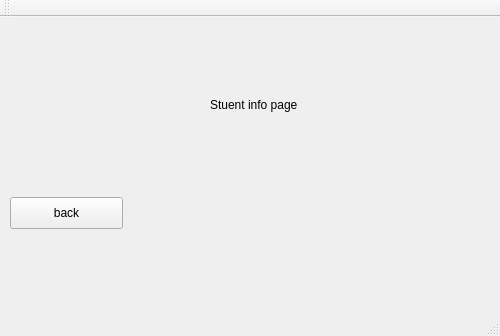
<?xml version="1.0" encoding="UTF-8"?>
<ui version="4.0">
 <class>loginWindow</class>
 <widget class="QMainWindow" name="loginWindow">
  <property name="geometry">
   <rect>
    <x>0</x>
    <y>0</y>
    <width>500</width>
    <height>336</height>
   </rect>
  </property>
  <property name="windowTitle">
   <string>loginWindow</string>
  </property>
  <widget class="QWidget" name="centralWidget">
   <widget class="QStackedWidget" name="stackedWidget">
    <property name="geometry">
     <rect>
      <x>0</x>
      <y>0</y>
      <width>491</width>
      <height>281</height>
     </rect>
    </property>
    <property name="currentIndex">
     <number>4</number>
    </property>
    <widget class="QWidget" name="page">
     <widget class="QPushButton" name="loginbutton">
      <property name="geometry">
       <rect>
        <x>200</x>
        <y>180</y>
        <width>113</width>
        <height>32</height>
       </rect>
      </property>
      <property name="text">
       <string>login</string>
      </property>
     </widget>
     <widget class="QLabel" name="usernamelabel">
      <property name="geometry">
       <rect>
        <x>190</x>
        <y>90</y>
        <width>71</width>
        <height>16</height>
       </rect>
      </property>
      <property name="text">
       <string>Username</string>
      </property>
     </widget>
     <widget class="QLabel" name="pwdlabel">
      <property name="geometry">
       <rect>
        <x>190</x>
        <y>130</y>
        <width>61</width>
        <height>16</height>
       </rect>
      </property>
      <property name="text">
       <string>Password</string>
      </property>
     </widget>
     <widget class="QLineEdit" name="usernameline">
      <property name="geometry">
       <rect>
        <x>270</x>
        <y>90</y>
        <width>113</width>
        <height>21</height>
       </rect>
      </property>
     </widget>
     <widget class="QLineEdit" name="pwdline">
      <property name="geometry">
       <rect>
        <x>270</x>
        <y>130</y>
        <width>113</width>
        <height>21</height>
       </rect>
      </property>
      <property name="echoMode">
       <enum>QLineEdit::Password</enum>
      </property>
     </widget>
     <widget class="QLabel" name="welcomeLabel">
      <property name="geometry">
       <rect>
        <x>150</x>
        <y>20</y>
        <width>201</width>
        <height>16</height>
       </rect>
      </property>
      <property name="text">
       <string>WELCOME TO THE LOGIN PAGE</string>
      </property>
     </widget>
     <widget class="QLabel" name="statusLabel">
      <property name="geometry">
       <rect>
        <x>40</x>
        <y>220</y>
        <width>191</width>
        <height>16</height>
       </rect>
      </property>
      <property name="text">
       <string>Status</string>
      </property>
     </widget>
    </widget>
    <widget class="QWidget" name="page1">
     <widget class="QGroupBox" name="groupBox">
      <property name="geometry">
       <rect>
        <x>250</x>
        <y>60</y>
        <width>211</width>
        <height>161</height>
       </rect>
      </property>
      <property name="title">
       <string>My Courses</string>
      </property>
      <widget class="QPushButton" name="course1button">
       <property name="geometry">
        <rect>
         <x>60</x>
         <y>20</y>
         <width>113</width>
         <height>32</height>
        </rect>
       </property>
       <property name="text">
        <string>course 1</string>
       </property>
      </widget>
      <widget class="QPushButton" name="course2button">
       <property name="geometry">
        <rect>
         <x>60</x>
         <y>50</y>
         <width>113</width>
         <height>32</height>
        </rect>
       </property>
       <property name="text">
        <string>course2</string>
       </property>
      </widget>
      <widget class="QPushButton" name="course3button">
       <property name="geometry">
        <rect>
         <x>60</x>
         <y>80</y>
         <width>113</width>
         <height>32</height>
        </rect>
       </property>
       <property name="text">
        <string>course3</string>
       </property>
      </widget>
     </widget>
     <widget class="QLabel" name="Studpagelabel">
      <property name="geometry">
       <rect>
        <x>210</x>
        <y>10</y>
        <width>71</width>
        <height>20</height>
       </rect>
      </property>
      <property name="text">
       <string>Welcome</string>
      </property>
     </widget>
     <widget class="QPushButton" name="logoutbutton">
      <property name="geometry">
       <rect>
        <x>400</x>
        <y>10</y>
        <width>61</width>
        <height>32</height>
       </rect>
      </property>
      <property name="text">
       <string>logout</string>
      </property>
     </widget>
     <widget class="QGroupBox" name="groupBox_3">
      <property name="geometry">
       <rect>
        <x>20</x>
        <y>60</y>
        <width>171</width>
        <height>161</height>
       </rect>
      </property>
      <property name="title">
       <string>Tools</string>
      </property>
      <widget class="QPushButton" name="infobutton">
       <property name="geometry">
        <rect>
         <x>10</x>
         <y>20</y>
         <width>113</width>
         <height>32</height>
        </rect>
       </property>
       <property name="text">
        <string>View my Info</string>
       </property>
      </widget>
      <widget class="QPushButton" name="GPAbutton">
       <property name="geometry">
        <rect>
         <x>10</x>
         <y>70</y>
         <width>113</width>
         <height>32</height>
        </rect>
       </property>
       <property name="text">
        <string>View GPA</string>
       </property>
      </widget>
      <widget class="QPushButton" name="Gradesbutton">
       <property name="geometry">
        <rect>
         <x>10</x>
         <y>120</y>
         <width>113</width>
         <height>32</height>
        </rect>
       </property>
       <property name="text">
        <string>View Grades</string>
       </property>
      </widget>
     </widget>
    </widget>
    <widget class="QWidget" name="page_2">
     <widget class="QLabel" name="label">
      <property name="geometry">
       <rect>
        <x>210</x>
        <y>80</y>
        <width>81</width>
        <height>16</height>
       </rect>
      </property>
      <property name="text">
       <string>Grade page</string>
      </property>
     </widget>
     <widget class="QPushButton" name="backbutton">
      <property name="geometry">
       <rect>
        <x>10</x>
        <y>180</y>
        <width>113</width>
        <height>32</height>
       </rect>
      </property>
      <property name="text">
       <string>back</string>
      </property>
     </widget>
    </widget>
    <widget class="QWidget" name="page3">
     <widget class="QLabel" name="label_2">
      <property name="geometry">
       <rect>
        <x>210</x>
        <y>80</y>
        <width>60</width>
        <height>16</height>
       </rect>
      </property>
      <property name="text">
       <string>GPA page</string>
      </property>
     </widget>
     <widget class="QPushButton" name="backbutton_2">
      <property name="geometry">
       <rect>
        <x>10</x>
        <y>180</y>
        <width>113</width>
        <height>32</height>
       </rect>
      </property>
      <property name="text">
       <string>back</string>
      </property>
     </widget>
    </widget>
    <widget class="QWidget" name="page_5">
     <widget class="QLabel" name="label_3">
      <property name="geometry">
       <rect>
        <x>210</x>
        <y>80</y>
        <width>111</width>
        <height>16</height>
       </rect>
      </property>
      <property name="text">
       <string>Stuent info page</string>
      </property>
     </widget>
     <widget class="QPushButton" name="backbutton_3">
      <property name="geometry">
       <rect>
        <x>10</x>
        <y>180</y>
        <width>113</width>
        <height>32</height>
       </rect>
      </property>
      <property name="text">
       <string>back</string>
      </property>
     </widget>
    </widget>
    <widget class="QWidget" name="page_3">
     <widget class="QLabel" name="label_4">
      <property name="geometry">
       <rect>
        <x>210</x>
        <y>80</y>
        <width>111</width>
        <height>16</height>
       </rect>
      </property>
      <property name="text">
       <string>Course 1 page</string>
      </property>
     </widget>
     <widget class="QPushButton" name="backbutton_4">
      <property name="geometry">
       <rect>
        <x>10</x>
        <y>180</y>
        <width>113</width>
        <height>32</height>
       </rect>
      </property>
      <property name="text">
       <string>back</string>
      </property>
     </widget>
    </widget>
    <widget class="QWidget" name="page_4">
     <widget class="QPushButton" name="backbutton_5">
      <property name="geometry">
       <rect>
        <x>10</x>
        <y>180</y>
        <width>113</width>
        <height>32</height>
       </rect>
      </property>
      <property name="text">
       <string>back</string>
      </property>
     </widget>
     <widget class="QLabel" name="label_5">
      <property name="geometry">
       <rect>
        <x>210</x>
        <y>80</y>
        <width>111</width>
        <height>16</height>
       </rect>
      </property>
      <property name="text">
       <string>Course 2 page</string>
      </property>
     </widget>
    </widget>
    <widget class="QWidget" name="page_6">
     <widget class="QPushButton" name="backbutton_6">
      <property name="geometry">
       <rect>
        <x>10</x>
        <y>180</y>
        <width>113</width>
        <height>32</height>
       </rect>
      </property>
      <property name="text">
       <string>back</string>
      </property>
     </widget>
     <widget class="QLabel" name="label_6">
      <property name="geometry">
       <rect>
        <x>210</x>
        <y>80</y>
        <width>111</width>
        <height>16</height>
       </rect>
      </property>
      <property name="text">
       <string>Course 3 page </string>
      </property>
     </widget>
    </widget>
   </widget>
  </widget>
  <widget class="QMenuBar" name="menuBar">
   <property name="geometry">
    <rect>
     <x>0</x>
     <y>0</y>
     <width>500</width>
     <height>22</height>
    </rect>
   </property>
  </widget>
  <widget class="QToolBar" name="mainToolBar">
   <attribute name="toolBarArea">
    <enum>TopToolBarArea</enum>
   </attribute>
   <attribute name="toolBarBreak">
    <bool>false</bool>
   </attribute>
  </widget>
  <widget class="QStatusBar" name="statusBar"/>
 </widget>
 <layoutdefault spacing="6" margin="11"/>
 <resources/>
 <connections/>
</ui>
